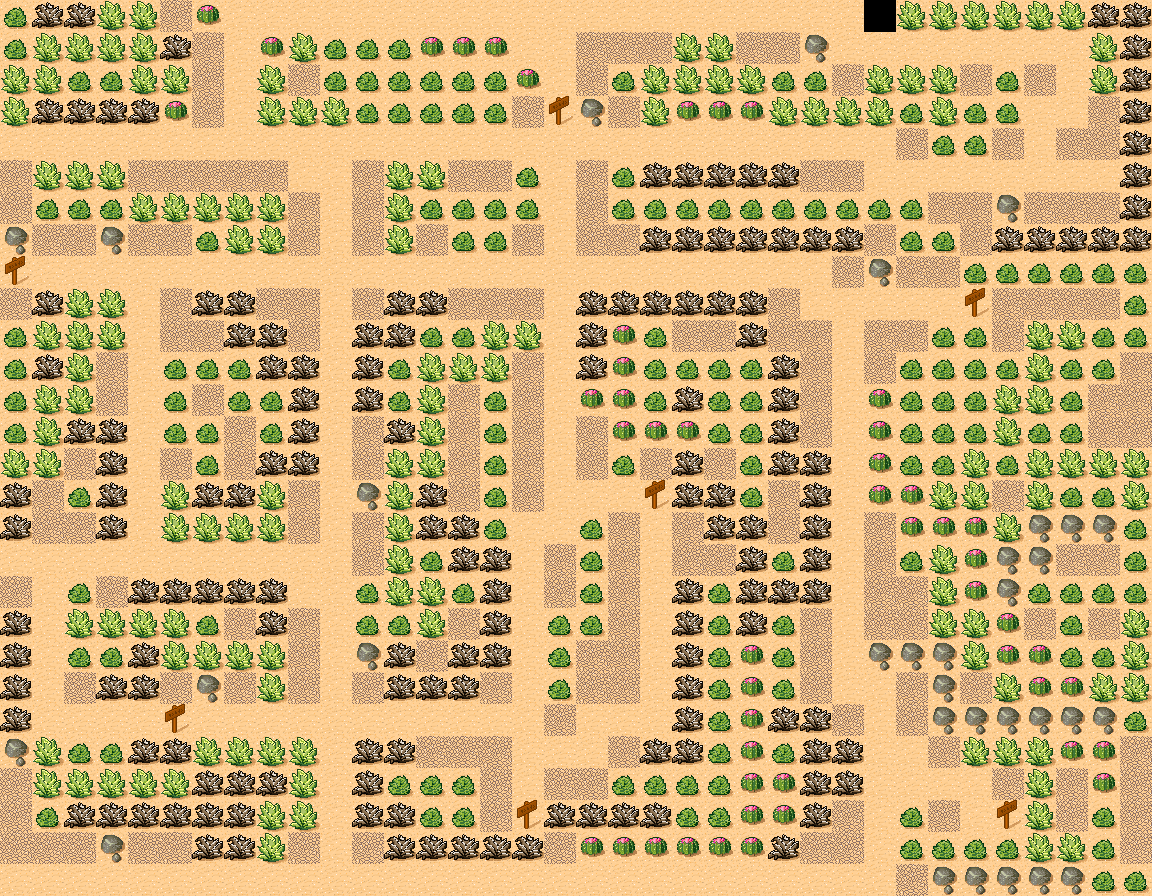

A 2D game scene composited from a Tiled map and its tileset images. What follows is a short description and the map's XML, with each tile layer's data collapsed to a summary:
An orthogonal 36x28 tile map with 32x32 px tiles, 5 tile layers (Collision, Path, PowerPoints, Spawners, ...).

<map version="1.10" tiledversion="1.10.1" orientation="orthogonal" renderorder="right-up" width="36" height="28" tilewidth="32" tileheight="32" infinite="0" nextlayerid="7" nextobjectid="1">
 <tileset firstgid="1" source="tmw_desert_spacing.tsx" />
 <layer id="2" name="Collision" width="36" height="28">
  <data>[1008 cells, 755 non-empty, 6 distinct tile ids]</data>
 </layer>
 <layer id="1" name="Path" width="36" height="28">
  <data>[1008 cells, 252 non-empty, 1 distinct tile ids]</data>
 </layer>
 <layer id="5" name="PowerPoints" width="36" height="28">
  <data>[1008 cells, 6 non-empty, 1 distinct tile ids]</data>
 </layer>
 <layer id="6" name="Spawners" width="36" height="28">
  <data>[1008 cells, 0 non-empty, 0 distinct tile ids]</data>
 </layer>
 <layer id="4" name="Player" width="36" height="28">
  <data>[1008 cells, 1 non-empty, 1 distinct tile ids]</data>
 </layer>
</map>
